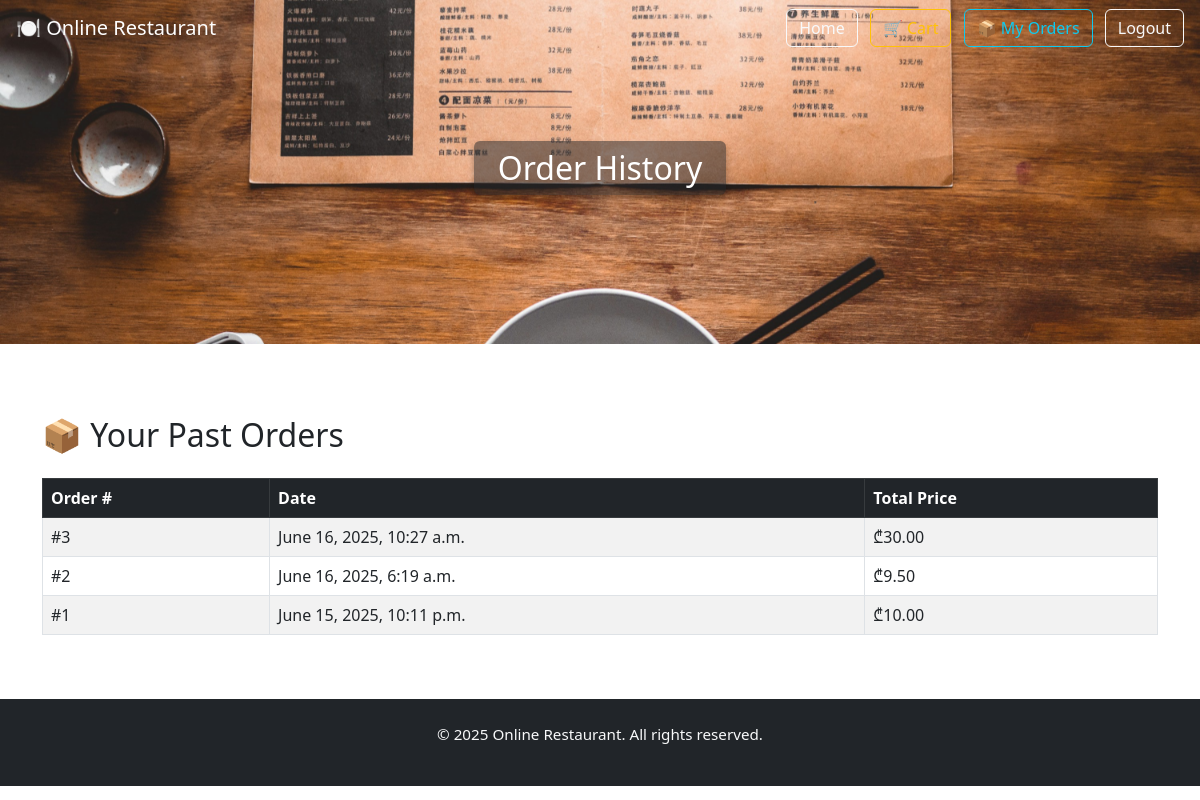
/order-history/ (signed in), run on the app's committed database.
### menu/models.py (models this page shows, shortened)
class Order(models.Model):
    user = models.ForeignKey(settings.AUTH_USER_MODEL, on_delete=models.CASCADE)
    items = models.JSONField()
    address = models.CharField(max_length=255)
    phone = models.CharField(max_length=20)
    notes = models.TextField(blank=True)
    total_price = models.DecimalField(max_digits=8, decimal_places=2)
    created_at = models.DateTimeField(auto_now_add=True)
    user_order_number = models.PositiveIntegerField(null=True, blank=True)

### menu/views.py (the view)
# urls.py: path('order-history/', order_history_view, name='order_history'),
@login_required
def order_history_view(request):
    orders = Order.objects.filter(user=request.user).order_by('-created_at')
    return render(request, 'menu/order_history.html', {
        'orders': orders,
        'current_year': datetime.now().year
    })

### menu/templates/menu/order_history.html (shortened to what this page needs)
{% extends 'menu/base.html' %}
{% block banner_text %}Order History{% endblock %}
{% block content %}
<h2 class="mb-4">📦 Your Past Orders</h2>
{% if orders %}
  <table class="table table-bordered table-striped">
    <thead class="table-dark">
      <tr>
        <th>Order #</th>
        <th>Date</th>
        <th>Total Price</th>
      </tr>
    </thead>
    <tbody>
      {% for order in orders %}
      <tr>
        <td>#{{ order.user_order_number|default:order.id }}</td>
        <td>{{ order.created_at|date:"F j, Y, g:i a" }}</td>
        <td>₾{{ order.total_price }}</td>
      </tr>
      {% endfor %}
    </tbody>
  </table>
{% else %}
  <p>You haven’t placed any orders yet.</p>
{% endif %}
{% endblock %}

### data on the page
Order: user_order_number "3", created_at "June 16, 2025, 10:27 a.m.", total_price "30.00"
Order: user_order_number "2", created_at "June 16, 2025, 6:19 a.m.", total_price "9.50"
Order: user_order_number "1", created_at "June 15, 2025, 10:11 p.m.", total_price "10.00"
